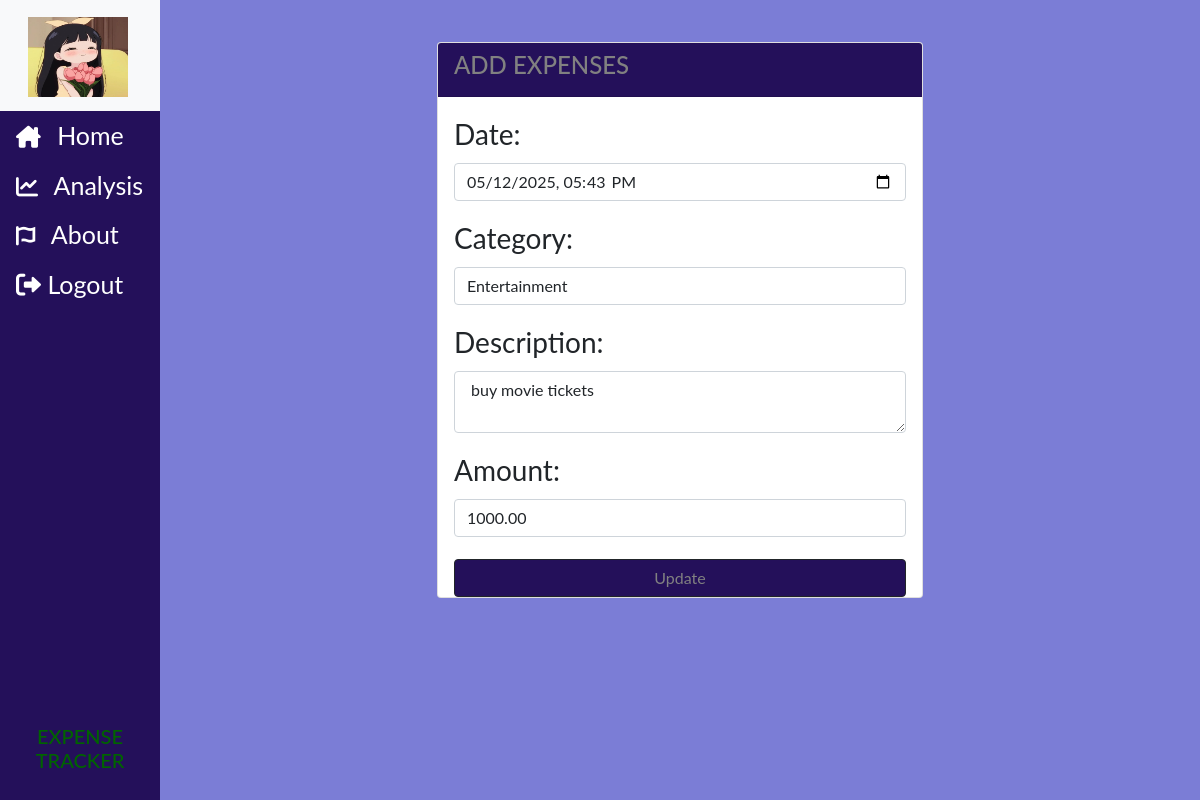
The app's page /exp/edit/43/ (signed in) with its own data.
### Users/models.py (models this page shows, shortened)
class Profile(models.Model):
    user=models.OneToOneField(User,on_delete=models.CASCADE)
    image=models.ImageField(default="default.jpg",upload_to="profile_pics")
    location=models.CharField(max_length=100)
    occupation=models.CharField(max_length=100)
    monthly_income=models.DecimalField(max_digits=10,decimal_places=2,default=0.00)

### money_manager/models.py (models this page shows)
class Expense(models.Model):
    category=models.CharField(max_length=100,choices=categories,default=None)
    date=models.DateTimeField(auto_now_add=False,auto_now=False)
    description=models.TextField(max_length=300)
    amount=models.DecimalField(max_digits=10,decimal_places=2)
    user=models.ForeignKey(User,on_delete=models.CASCADE)

### money_manager/views.py (the view)
# urls.py: path('edit/<int:exp_id>/',views.edit,name='edit'),
@login_required
def edit(request, exp_id):
    expense_ = get_object_or_404(Expense, id=exp_id)
    if request.method == "POST":
        date_input = request.POST.get('date')
        if date_input:
            expense_.date = parse_datetime(date_input)  # Converts string to datetime object
        form = Expenseform(request.POST, instance=expense_)
        if form.is_valid():
            form.save()
            return redirect("money_manager:index")
    else:
        form = Expenseform(instance=expense_)
    return render(request, 'Money_Manager/editform.html', {"form": form, "expense_": expense_})

### money_manager/forms.py
class Expenseform(forms.ModelForm):
    class Meta:
        model=Expense
        fields=["category","date","description","amount"]
        exclude = ['date']

### money_manager/templates/Money_Manager/editform.html (shortened to what this page needs)
{% extends 'Money_Manager/base.html' %}
{% block body %}
<br/>
    <div class="container">
        <div class="row justify-content-center">
            <div class="col-md-6">
                <div class="card">
                    <div style="background-color:#24105a; color: #818181;" class="card-header">
                        <h4 class="card-title">ADD EXPENSES</h4>
                    </div>
                    <div class="card-body" style="height: 500px; overflow-y: auto;">
                    <form action="{% url 'money_manager:edit' expense_.id %}" method="POST">
                    <div class="mb-3">
                        <label for="date" class="form-label">Date:</label>
                        <input type="datetime-local" class="form-control" value="{{ expense_.date|date:'Y-m-d\\TH:i' }}" id="date" placeholder="Enter date" name="date">
                    </div>
                    <div class="mb-3">
                        <label for="category" class="form-label">Category:</label>
                        <select class="form-control" id="category" name="category">
                            <option value="Entertainment" {% if expense_.category == "Entertainment" %} SELECTED {% endif %}>Entertainment</option>
                        </select>
                    </div>
                    <div class="mb-3">
                        <label for="description" class="form-label">Description:</label>
                        <textarea type="text" class="form-control" id="description" placeholder="Enter description" name="description"> {{expense_.description}} </textarea>
                    </div>
                    <div class="mb-3">
                        <label for="amount" class="form-label">Amount:</label>
                        <input type="number" class="form-control" value={{expense_.amount}} id="amount" placeholder="Enter amount" name="amount">
                    </div>
                    <button style="background-color:#24105a; color: #818181;" type="submit" class="btn btn-dark w-100">Update</button>
                    </form>
                </div>
            </div>
        </div>
    </div>
{% endblock %}

### money_manager/templates/Money_Manager/base.html (shortened to what this page needs)
{% load static %}
<!DOCTYPE html>
<html lang="en">
<head>
    <link href="https://cdn.jsdelivr.net/npm/bootstrap@5.0.2/dist/css/bootstrap.min.css" rel="stylesheet">
    <link rel="stylesheet" href="https://cdnjs.cloudflare.com/ajax/libs/font-awesome/6.0.0-beta3/css/all.min.css">
    <link href="{% static 'Money_Manager/style.css' %}" rel="stylesheet">
</head>
<body>
    <div class="sidenav">
      <nav class="navbar navbar-light bg-light">
        <div class="container-fluid">
          <a class="navbar-brand" href="#">
            <img src="{{ user.profile.image.url }}" alt="{{ user.username }}" width="100px" height="80px" class="d-inline-block align-text-top">
          </a>
        </div>
      </nav>
      <div class="menu">
        <a href="{% url 'money_manager:index' %}"><i class="fa-solid fa-house-chimney"></i> Home </a>
        <a href="{% url 'money_manager:chart_view' %}"><i class="fa-solid fa-chart-line"></i> Analysis </a>
        {% if user.is_authenticated %}
            <a href="{% url 'about' %}"><i class="fa-solid fa-font-awesome"></i> About </a>
            <form method="POST" action="{% url 'logout' %}" style="display: inline;">
                <button type="submit" class="menu-button">
                    <i class="fa-solid fa-right-from-bracket"></i> Logout
                </button>
            </form>
        {% else %}
            <a href="{% url 'login_page' %}"><i class="fa-solid fa-arrow-right-to-bracket"></i> Login</a>
        {% endif %}
    </div>
      <div class="bottom-text">
          <h6>EXPENSE TRACKER</h6>
      </div>
    </div >
    <div class= "main">
        {% block body %}
        {% endblock %}
    </div>
</body>
</html>

### money_manager/static/Money_Manager/style.css (style rules this page uses)
body { background-color:#7b7dd6; }
body { font-family: "Lato", sans-serif; }

### records on screen
Expense: date "05/12/2025 17:43", description "buy movie tickets", amount "1000.00"
